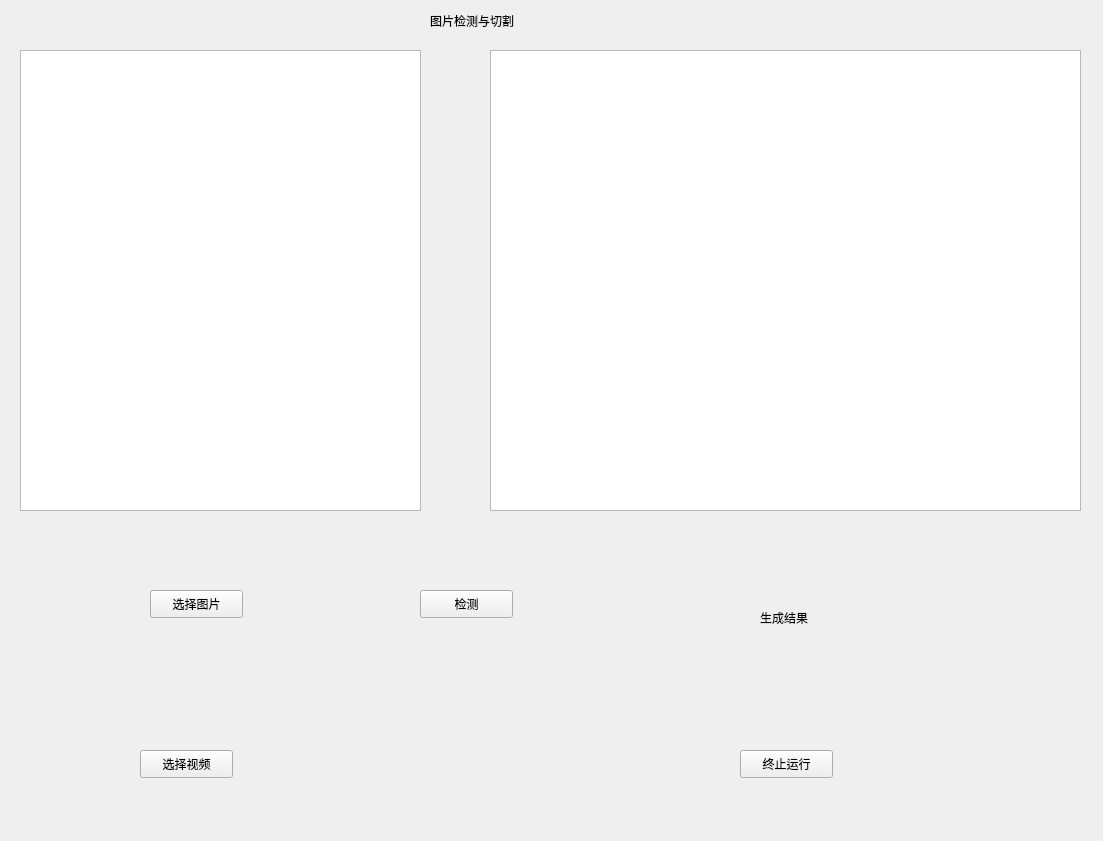
<?xml version="1.0" encoding="UTF-8"?>
<ui version="4.0">
 <class>Form</class>
 <widget class="QWidget" name="Form">
  <property name="geometry">
   <rect>
    <x>0</x>
    <y>0</y>
    <width>1103</width>
    <height>841</height>
   </rect>
  </property>
  <property name="windowTitle">
   <string>Form</string>
  </property>
  <widget class="QLabel" name="label">
   <property name="geometry">
    <rect>
     <x>430</x>
     <y>10</y>
     <width>121</width>
     <height>21</height>
    </rect>
   </property>
   <property name="text">
    <string>图片检测与切割</string>
   </property>
  </widget>
  <widget class="QGraphicsView" name="graphicsView">
   <property name="geometry">
    <rect>
     <x>20</x>
     <y>50</y>
     <width>401</width>
     <height>461</height>
    </rect>
   </property>
  </widget>
  <widget class="QPushButton" name="pushButton">
   <property name="geometry">
    <rect>
     <x>150</x>
     <y>590</y>
     <width>93</width>
     <height>28</height>
    </rect>
   </property>
   <property name="text">
    <string>选择图片</string>
   </property>
  </widget>
  <widget class="QGraphicsView" name="graphicsView_2">
   <property name="geometry">
    <rect>
     <x>490</x>
     <y>50</y>
     <width>591</width>
     <height>461</height>
    </rect>
   </property>
  </widget>
  <widget class="QLabel" name="label_2">
   <property name="geometry">
    <rect>
     <x>760</x>
     <y>610</y>
     <width>72</width>
     <height>15</height>
    </rect>
   </property>
   <property name="text">
    <string>生成结果</string>
   </property>
  </widget>
  <widget class="QPushButton" name="pushButton_2">
   <property name="geometry">
    <rect>
     <x>420</x>
     <y>590</y>
     <width>93</width>
     <height>28</height>
    </rect>
   </property>
   <property name="text">
    <string>检测</string>
   </property>
  </widget>
  <widget class="QPushButton" name="pushButton_3">
   <property name="geometry">
    <rect>
     <x>140</x>
     <y>750</y>
     <width>93</width>
     <height>28</height>
    </rect>
   </property>
   <property name="text">
    <string>选择视频</string>
   </property>
  </widget>
  <widget class="QPushButton" name="pushButton_4">
   <property name="geometry">
    <rect>
     <x>740</x>
     <y>750</y>
     <width>93</width>
     <height>28</height>
    </rect>
   </property>
   <property name="text">
    <string>终止运行</string>
   </property>
  </widget>
 </widget>
 <resources/>
 <connections/>
</ui>
